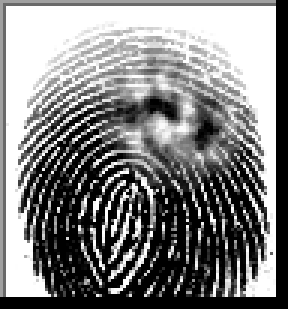
#> input picture Backend/ex_CrimeScene_Fingerprint.BMP, 96 x 103 px (shown 3 times larger); its folder holds only this picture in this run
$ python report.py ex_CrimeScene_Fingerprint.BMP .   (older library calls are emulated)
#> lines starting #> are read from the running program, lines starting #| are printed output that depends on the picture
import cv2
import os
import glob
import argparse
try:
    from google import genai
except ImportError:
    genai = None

from dotenv import load_dotenv

load_dotenv()

MAX_MATCH_LINES_TO_DRAW = 50


def load_suspect_images(folder):
    """Return list of (filepath, image_gray) for all .BMP/.bmp in folder."""
    pattern_upper = os.path.join(folder, "*.BMP")
    pattern_lower = os.path.join(folder, "*.bmp")
    files = sorted(set(glob.glob(pattern_upper) + glob.glob(pattern_lower)))

    suspects = []
    for f in files:
        img = cv2.imread(f, cv2.IMREAD_GRAYSCALE)
        if img is None:
            print(f"Warning: could not read image '{f}', skipping.")
            continue
        suspects.append((f, img))

    if not suspects:
        raise FileNotFoundError(
            f"No suspect images found in '{folder}' with .BMP or .bmp extensions."
        )

    return suspects


def compute_orb_features(image, orb):
    keypoints, descriptors = orb.detectAndCompute(image, None)
    return keypoints, descriptors


def compute_match_score(matches):
    """
    Compute a match score from a list of cv2.DMatch.
    Score is in (0, 1], higher is better.
    """
    if not matches:
        return 0.0
    # Normalize distance (0..256) -> similarity (1..0), then average
    similarities = [(256.0 - m.distance) / 256.0 for m in matches]
    # Clip just in case
    similarities = [max(0.0, min(1.0, s)) for s in similarities]
    return sum(similarities) / len(similarities)


def assess_image_quality(img):
    # 模糊程度（越小越模糊）
    blur_score = cv2.Laplacian(img, cv2.CV_64F).var()
    # 对比度（灰度标准差，越大越好）
    contrast = img.std()
    # 噪声水平：原图减去高斯模糊图
    blurred = cv2.GaussianBlur(img, (5, 5), 0)
    noise_map = img.astype("float32") - blurred.astype("float32")
    noise_level = noise_map.std()
    # 整体亮度（用来判断强光/红外灯过曝）
    mean_intensity = img.mean()
    max_intensity = img.max()
    return {
        "blur_score": blur_score,
        "contrast": contrast,
        "noise_level": noise_level,
        "mean_intensity": mean_intensity,
        "max_intensity": max_intensity,
    }


# [77 lines left out: functions fingerprint_quality_score, assess_dna_quality, compute_evidence_weights, not called in this run]


def generate_forensic_report(best_suspect_name, match_score, num_keypoints, uncertainty_factors):
    """
    Call Gemini to generate a professional forensic report.
    """
    api_key = os.getenv("GEMINI_API_KEY")
    if not api_key:
        print("WARNING: GEMINI_API_KEY environment variable is not set. Skipping AI report.")
        return "Forensic report could not be generated because GEMINI_API_KEY is not configured."

    if genai is None:
        return "Forensic report skipped: pip install google-genai required."

    system_prompt = (
        "You are a Senior Forensic Expert. Write a concise, professional forensic report "
        "based on these technical matching scores. Use legal and forensic terminology "
        "(e.g., ridge bifurcations, minutiae points, evidentiary value). Describe the "
        "confidence level and suggest the next investigative step."
    )

    user_prompt = f"""
Fingerprint matching summary (technical data):

- Best suspect: {best_suspect_name}
- Match score (0–1, higher is stronger): {match_score:.3f}
- Number of matching keypoints/minutiae: {num_keypoints}
- Uncertainty factors: {uncertainty_factors}

Using the above information, draft a concise forensic comparison report suitable
for inclusion in a case file.
"""
    full_content = f"{system_prompt}\n\n{user_prompt}"
    models_to_try = [
        "gemini-2.5-flash",
        "gemini-2.5-pro",
        "gemini-2.0-flash",
        "gemini-1.5-flash",
        "gemini-1.5-pro",
        "gemini-pro",
    ]
    client = genai.Client(api_key=api_key)
    last_error = None
    for model in models_to_try:
        try:
            response = client.models.generate_content(
                model=model,
                contents=full_content,
            )
            text = (response.text or "").strip()
            if not text:
                continue
            return text
        except Exception as e:
            last_error = e
            err = str(e)
            if "429" in err or "RESOURCE_EXHAUSTED" in err or "quota" in err.lower():
                return "Forensic report skipped: API quota exceeded. Please wait 1 minute and try again, or try again tomorrow (daily limit resets at midnight Pacific time)."
            if "404" in err or "NOT_FOUND" in err:
                continue
            return f"Forensic report could not be generated due to an error: {e}"
    return f"Forensic report could not be generated: no model available. Last error: {last_error}"


def main():
    parser = argparse.ArgumentParser(description="Fingerprint matching report generator")
    parser.add_argument("crime_image_path", help="Path to the crime scene fingerprint image")
    parser.add_argument("suspect_folder", help="Path to the folder containing suspect fingerprint images")
    args = parser.parse_args()

    # Prepare ORB and matcher
    orb = cv2.ORB_create(nfeatures=5000)
    bf = cv2.BFMatcher(cv2.NORM_HAMMING, crossCheck=True)

    # Load crime scene image
    crime_image_path = args.crime_image_path
    crime_img = cv2.imread(crime_image_path, cv2.IMREAD_GRAYSCALE)
#> crime_img is the input picture: shape (103, 96); min 0, max 255, mean 129.4
    if crime_img is None:
        raise RuntimeError(f"Failed to read crime scene image '{crime_image_path}'.")

    crime_kp, crime_des = compute_orb_features(crime_img, orb)
#> in compute_orb_features, `keypoints, descriptors = orb.detectAndCompute(image, None)`: keypoints = 131 keypoints; strongest (x, y, size): (41, 61, 31), (44, 63, 31), (46, 58, 31), (40, 57, 31)
#> crime_kp has the same summary as keypoints in compute_orb_features
    if crime_des is None or len(crime_kp) == 0:
        raise RuntimeError("No ORB features detected in the crime scene image.")

    # Load suspects
    suspect_folder = args.suspect_folder
    suspects = load_suspect_images(suspect_folder)
#> suspects = 1 item

    best_score = -1.0
    best_suspect_name = None
    best_suspect_img = None
    best_suspect_kp = None
    best_suspect_matches = None

    print("Match scores for suspects:")
    print("-" * 40)

    for filepath, sus_img in suspects:
        sus_kp, sus_des = compute_orb_features(sus_img, orb)
        if sus_des is None or len(sus_kp) == 0:
            print(f"{os.path.basename(filepath)}: no features detected, skipping.")
            continue
        matches = bf.match(crime_des, sus_des)
        if not matches:
            print(f"{os.path.basename(filepath)}: no matches found.")
            continue
        matches = sorted(matches, key=lambda m: m.distance)
        score = compute_match_score(matches)
        print(f"{os.path.basename(filepath)}: score = {score:.3f} (matches = {len(matches)})")
        if score > best_score:
            best_score = score
            best_suspect_name = os.path.basename(filepath)
            best_suspect_img = sus_img
            best_suspect_kp = sus_kp
            best_suspect_matches = matches
#> this loop made 1 pass
#> (filepath, matches, score, best_score, best_suspect_matches) on pass 1: ('./ex_CrimeScene_Fingerprint.BMP', 131 matches, 1, 1, 131 matches)
#| ex_CrimeScene_Fingerprint.BMP: score = 1.000 (matches = 131)
#> after the loop, best_score = 1; best_suspect_name = 'ex_CrimeScene_Fingerprint.BMP'

    print("-" * 40)

    if best_suspect_name is None:
        print("No valid matches found for any suspect.")
        return

    print(f"Best match: {best_suspect_name} with score {best_score:.3f}")
#| Best match: ex_CrimeScene_Fingerprint.BMP with score 1.000

    uncertainty_reasons = []
    if best_score < 0.7:
        uncertainty_reasons.append("overall match score is in a moderate range")
    if len(best_suspect_matches) < 25:
        uncertainty_reasons.append("limited number of matching keypoints")
    crime_q = assess_image_quality(crime_img)
#> in assess_image_quality, `blur_score = cv2.Laplacian(img, cv2.CV_64F).var()`: blur_score = 41041.1
#> in assess_image_quality, `contrast = img.std()`: contrast = 104.4
#> in assess_image_quality, `blurred = cv2.GaussianBlur(img, (5, 5), 0)`:
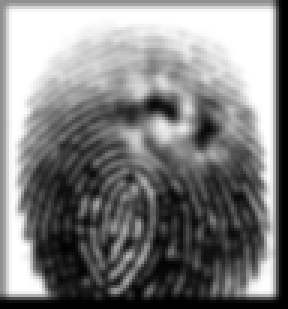
#> blurred: shape (103, 96) (shown 3 times larger); min 0, max 255, mean 129.2
#> in assess_image_quality, `noise_map = img.astype("float32") - blurred.astype("float32")`:
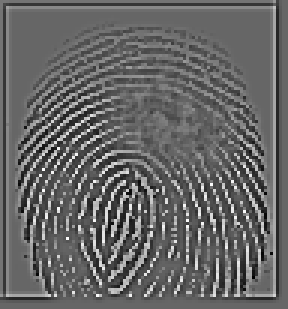
#> noise_map: shape (103, 96) float32 (shown 3 times larger); min -128, max 191, mean 0.1; drawn with min black and max white
#> in assess_image_quality, `noise_level = noise_map.std()`: noise_level = 50.58
#> in assess_image_quality, `mean_intensity = img.mean()`: mean_intensity = 129.4
#> in assess_image_quality, `max_intensity = img.max()`: max_intensity = 255
#> crime_q = {'blur_score': 41041.1, 'contrast': 104.4, 'noise_level': 50.58, 'mean_intensity': 129.4, 'max_intensity': 255}
    suspect_q = assess_image_quality(best_suspect_img)
#> suspect_q has the same summary as crime_q
    if crime_q["blur_score"] < 30 or suspect_q["blur_score"] < 30:
        uncertainty_reasons.append("possible motion blur or out-of-focus ridge detail")
    if crime_q["contrast"] < 20 or suspect_q["contrast"] < 20:
        uncertainty_reasons.append("low global contrast; ridge–valley pattern is faint")
    if crime_q["noise_level"] > 20 or suspect_q["noise_level"] > 20:
        uncertainty_reasons.append("elevated background noise which may obscure ridge minutiae")
    if (crime_q["mean_intensity"] > 200 or suspect_q["mean_intensity"] > 200) and (
        crime_q["max_intensity"] > 250 or suspect_q["max_intensity"] > 250
    ):
        uncertainty_reasons.append("possible overexposure or infrared illumination glare affecting ridge visibility")
    uncertainty_text = (
        "no major uncertainty indicators; image quality and match statistics are strong"
        if not uncertainty_reasons
        else "; ".join(uncertainty_reasons)
    )

    num_keypoints = len(best_suspect_matches)
#> num_keypoints = 131
    report_text = generate_forensic_report(
        best_suspect_name=best_suspect_name,
        match_score=best_score,
        num_keypoints=num_keypoints,
        uncertainty_factors=uncertainty_text,
    )
    print("\n================ Forensic Analysis Report ================\n")
    safe_text = report_text.encode('ascii', errors='replace').decode('ascii')
    print(safe_text)
#| Forensic report could not be generated because GEMINI_API_KEY is not configured.
    print("\n==========================================================\n")

    with open("forensic_report.txt", "w", encoding="utf-8") as f:
        f.write("================ Forensic Analysis Report =================\n\n")
        f.write(report_text)
        f.write("\n\n==========================================================\n")
    print("Forensic report saved as 'forensic_report.txt'.")


    matches_to_draw = best_suspect_matches[:MAX_MATCH_LINES_TO_DRAW]
#> matches_to_draw = 50 matches
    match_vis = cv2.drawMatches(
        crime_img,
        crime_kp,
        best_suspect_img,
        best_suspect_kp,
        matches_to_draw,
        None,
        flags=cv2.DrawMatchesFlags_NOT_DRAW_SINGLE_POINTS,
    )
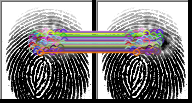
#> match_vis: shape (103, 192, 3); mean of channels 0, 1, 2 129.8, 129.5, 132.2; drawn as B, G, R
    cv2.imshow(f"Best Match - {best_suspect_name}", match_vis)
    print("Image window will auto-close in 5 seconds (or press any key in the window to close immediately.")
    cv2.waitKey(5000)
    cv2.destroyAllWindows()
    cv2.imwrite("best_match_visualization.png", match_vis)
    print("Best match visualization saved as 'best_match_visualization.png'.")


if __name__ == "__main__":
    main()
